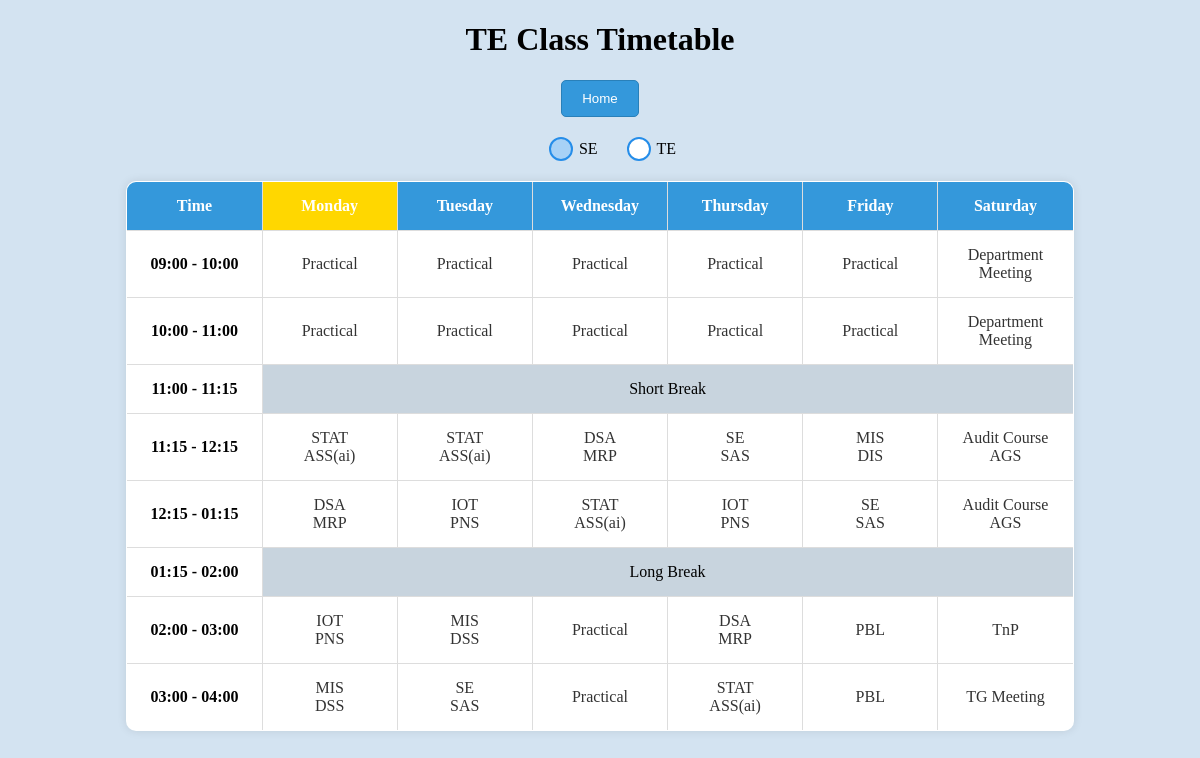
The app's page /ainds_se_tt (signed in) with its own data.
### tables this page shows
CREATE TABLE "AInDS_SE_TT" (
    id INTEGER PRIMARY KEY,
    day TEXT NOT NULL,
    time_slot TEXT NOT NULL,
    subject TEXT,
    instructor TEXT,
    room TEXT,
    UNIQUE (day, time_slot)
);

### app.py (the view)
@app.route('/ainds_se_tt')
def ainds_se_tt():
        if 'admin_username' not in session:
            return redirect(url_for('admin_login'))
        timetable_data = query_db('SELECT * FROM AInDS_SE_TT ORDER BY day, time_slot')
        return render_template('ainds_se_tt.html',timetable_data = timetable_data)

### app.py (called while the page is built)
def get_db():
    db = getattr(g, '_database', None)
    if db is None:
        db = g._database = sqlite3.connect(app.config['DATABASE'])
        db.row_factory = sqlite3.Row
    return db

def query_db(query, args=(), one=False):
    cur = get_db().execute(query, args)
    result = cur.fetchall()
    cur.close()
    column_names = [column[0] for column in cur.description]
    if not result:
        return None
    if one:
        return dict(zip(column_names, result[0]))
    return [dict(zip(column_names, row)) for row in result]

### templates/ainds_se_tt.html (shortened to what this page needs)
<!DOCTYPE html>
<html lang="en">
<head>
</head>
<body>
  <h1>TE Class Timetable</h1>
  <button class="home-button" onclick="redirectToAdminOptions()">Home</button>
  <div class="toggles">
    <label for="seRadio">SE</label>
    <label for="teRadio">TE</label>
  </div>
  <div class="table-container te-table active">
    <table border="1" class="timetable-table">
      <tr>
        <th>Time</th>
        <th>Monday</th>
        <th>Tuesday</th>
        <th>Wednesday</th>
        <th>Thursday</th>
        <th>Friday</th>
        <th>Saturday</th>
      </tr>
      {% for time_slot in ['09:00 - 10:00', '10:00 - 11:00', '11:00 - 11:15', '11:15 - 12:15', '12:15 - 01:15', '01:15 - 02:00', '02:00 - 03:00','03:00 - 04:00'] %}
      <tr>
        <td>{{ time_slot }}</td>
        {% for day in ['Monday', 'Tuesday', 'Wednesday', 'Thursday', 'Friday', 'Saturday'] %}
          {% if time_slot == '11:00 - 11:15' or time_slot == '01:15 - 02:00' %}
            {% if day == 'Monday' %}
              <td colspan="6" style="background-color: rgb(200, 212, 222); text-align: center;">
                {% if time_slot == '11:00 - 11:15' %}
                  Short Break
                {% elif time_slot == '01:15 - 02:00' %}
                  Long Break
                {% endif %}
              </td>
            {% endif %}
          {% else %}
            <td>
              {% for entry in timetable_data %}
                {% if entry.day == day and entry.time_slot == time_slot %}
                  {% if entry.instructor is not none %}
                    <a onclick='confirmNavigation("{{ entry.subject }}", "{{ entry.instructor }}", "{{ entry.time_slot }}")'>
                      {{ entry.subject }} <br>
                      {{ entry.instructor }} <br>
                    </a>
                  {% else %}
                    <a onclick='confirmNavigation("{{ entry.subject }}", null, "{{ entry.time_slot }}")'>
                      {{ entry.subject }} <br>
                    </a>
                  {% endif %}
                {% endif %}
              {% endfor %}
            </td>
          {% endif %}
        {% endfor %}
      </tr>
      {% endfor %}
    </table>
  </div>
</body>
</html>

### templates/ainds_se_tt.html (style rules this page uses)
h1 { text-align: center; }
body { background-color: #D3E3F1; }
table { border-collapse: collapse; width: 50%; margin: auto; background-color: #fff; }
th, td { text-align: center; padding: 8px 0px 8px 0px; border: 1px solid black; }
td { transition: background-color 0.3s ease-in-out; width: 80px; }
tr>td:nth-child(1) { font-weight: bold; }
a { text-decoration: none; color: inherit; cursor: pointer; display: block; }
.table-container { display: none; transition: opacity 0.5s ease-in-out; }
.table-container.active { display: block; }
input[type="radio"]+label { position: relative; padding-left: 30px; cursor: pointer; display: inline-block; line-height: 24px; font-size: 16px; }
input[type="radio"]+label:before { content: ""; position: absolute; left: 0; top: 50%; transform: translateY(-50%); width: 20px; height: 20px; border: 2px solid rgb(37, 141, 233); background-color: #fff; border-radius: 50%; transition: background-color 0.3s ease-in-out; }
input[type="radio"]:checked+label:before { background-color: rgb(167, 209, 246); }
.toggles { margin: 20px; text-align: center; }
.home-button { display: block; margin: 20px auto; padding: 10px 20px; text-align: center; text-decoration: none; color: #fff; background-color: #3498db; border: 1px solid #2980b9; border-radius: 5px; cursor: pointer; transition: background-color 0.3s ease-in-out; }
table { border-collapse: collapse; width: 80%; margin: auto; background-color: #fff; margin-top: 20px; border-radius: 10px; overflow: hidden; box-shadow: 0 0 10px rgba(0, 0, 0, 0.1); }
th, td { text-align: center; padding: 15px 10px; border: 1px solid #ddd; }
th { background-color: #3498db; color: #fff; }
td { transition: background-color 0.3s ease-in-out; }
td a { color: #333; text-decoration: none; display: block; }
th.current-day { background-color: #FFD700; }

### records on screen
AInDS_SE_TT: subject "Practical"
AInDS_SE_TT: subject "Practical"
AInDS_SE_TT: subject "Practical"
AInDS_SE_TT: subject "Practical"
AInDS_SE_TT: subject "Practical"
AInDS_SE_TT: subject "Department Meeting"
AInDS_SE_TT: subject "Practical"
AInDS_SE_TT: subject "Practical"
AInDS_SE_TT: subject "Practical"
AInDS_SE_TT: subject "Practical"
AInDS_SE_TT: subject "Practical"
AInDS_SE_TT: subject "Department Meeting"
AInDS_SE_TT: subject "STAT", instructor "ASS(ai)"
AInDS_SE_TT: subject "STAT", instructor "ASS(ai)"
AInDS_SE_TT: subject "DSA", instructor "MRP"
AInDS_SE_TT: subject "SE", instructor "SAS"
AInDS_SE_TT: subject "MIS", instructor "DIS"
AInDS_SE_TT: subject "Audit Course", instructor "AGS"
AInDS_SE_TT: subject "DSA", instructor "MRP"
AInDS_SE_TT: subject "IOT", instructor "PNS"
AInDS_SE_TT: subject "STAT", instructor "ASS(ai)"
AInDS_SE_TT: subject "IOT", instructor "PNS"
AInDS_SE_TT: subject "SE", instructor "SAS"
AInDS_SE_TT: subject "Audit Course", instructor "AGS"
AInDS_SE_TT: subject "IOT", instructor "PNS"
AInDS_SE_TT: subject "MIS", instructor "DSS"
AInDS_SE_TT: subject "Practical"
AInDS_SE_TT: subject "DSA", instructor "MRP"
AInDS_SE_TT: subject "PBL"
AInDS_SE_TT: subject "TnP"
AInDS_SE_TT: subject "MIS", instructor "DSS"
AInDS_SE_TT: subject "SE", instructor "SAS"
AInDS_SE_TT: subject "Practical"
AInDS_SE_TT: subject "STAT", instructor "ASS(ai)"
AInDS_SE_TT: subject "PBL"
AInDS_SE_TT: subject "TG Meeting"

### other values on screen
{{ time_slot }} "09:00 - 10:00" "10:00 - 11:00" "11:00 - 11:15" "11:15 - 12:15" "12:15 - 01:15" "01:15 - 02:00" "02:00 - 03:00" "03:00 - 04:00"
